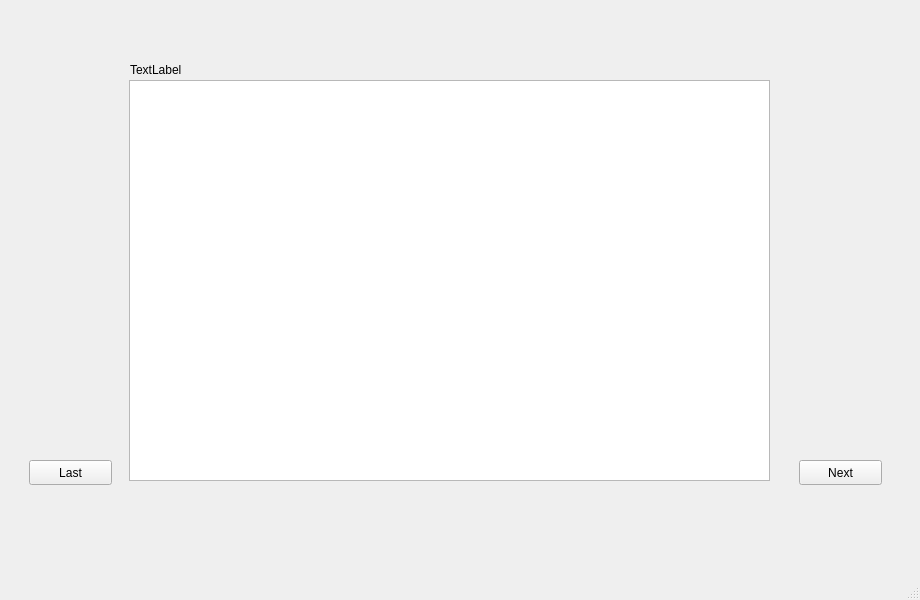
<?xml version="1.0" encoding="UTF-8"?>
<ui version="4.0">
 <class>SliderWindow</class>
 <widget class="QMainWindow" name="SliderWindow">
  <property name="geometry">
   <rect>
    <x>0</x>
    <y>0</y>
    <width>920</width>
    <height>600</height>
   </rect>
  </property>
  <property name="windowTitle">
   <string>MainWindow</string>
  </property>
  <widget class="QWidget" name="centralwidget">
   <widget class="QPushButton" name="nextButton">
    <property name="geometry">
     <rect>
      <x>799</x>
      <y>460</y>
      <width>83</width>
      <height>25</height>
     </rect>
    </property>
    <property name="text">
     <string>Next</string>
    </property>
   </widget>
   <widget class="QGraphicsView" name="graphicsView">
    <property name="geometry">
     <rect>
      <x>129</x>
      <y>80</y>
      <width>641</width>
      <height>401</height>
     </rect>
    </property>
   </widget>
   <widget class="QPushButton" name="prevButton">
    <property name="geometry">
     <rect>
      <x>29</x>
      <y>460</y>
      <width>83</width>
      <height>25</height>
     </rect>
    </property>
    <property name="text">
     <string>Last</string>
    </property>
   </widget>
   <widget class="QLabel" name="electrodeLabel">
    <property name="geometry">
     <rect>
      <x>130</x>
      <y>60</y>
      <width>411</width>
      <height>20</height>
     </rect>
    </property>
    <property name="text">
     <string>TextLabel</string>
    </property>
   </widget>
  </widget>
  <widget class="QMenuBar" name="menubar">
   <property name="geometry">
    <rect>
     <x>0</x>
     <y>0</y>
     <width>920</width>
     <height>22</height>
    </rect>
   </property>
  </widget>
  <widget class="QStatusBar" name="statusbar"/>
 </widget>
 <resources/>
 <connections/>
</ui>
